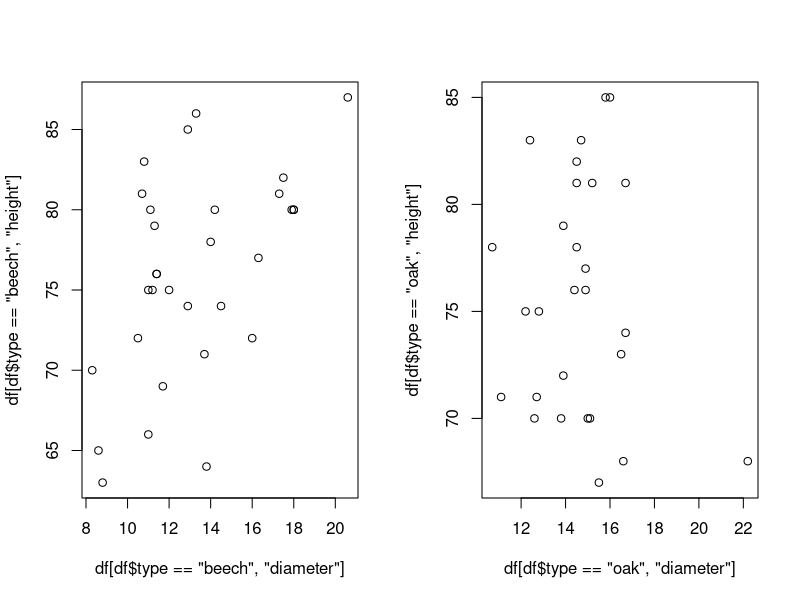
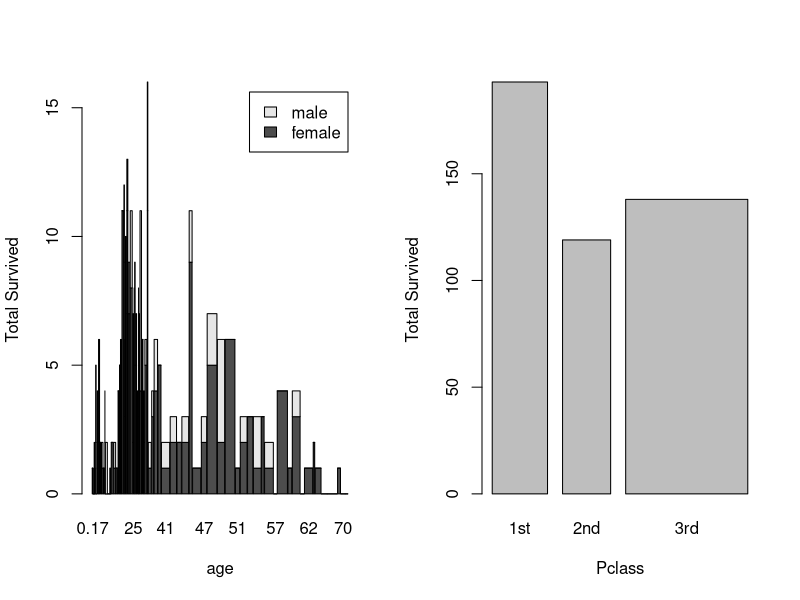
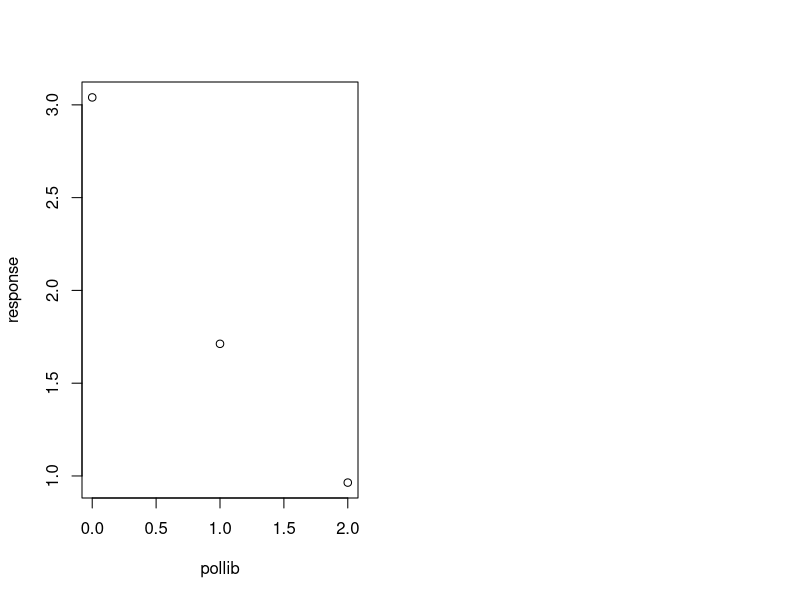

Generate these figures, in order, with R:
## ---- chunk 1
knitr::opts_chunk$set(echo = TRUE)
## ---- chunk 2
df <- read.csv("Data/treeVolume.txt",header = TRUE, sep = "")
df$type = as.factor(df$type)
anova_m = lm(volume ~ type, data=df);anova(anova_m)
## ---- chunk 3
beech_samples = df[df$type == "beech", "volume"]
oak_samples = df[df$type == "oak", "volume"]
t.test(beech_samples, oak_samples)
## ---- chunk 4
beech_mean = mean(beech_samples); oak_mean = mean(oak_samples)
se_beech = sd(beech_samples) / sqrt(length(beech_samples))
se_oak = sd(oak_samples) / sqrt(length(oak_samples))
beech_mean; se_beech
oak_mean; se_oak
## ---- chunk 5
anova_m = lm(volume ~ height + diameter, data=df); anova(anova_m)
## ---- chunk 6
anova_beech_diameter = lm(beech_samples ~ df[df$type == "beech", "diameter"]); anova(anova_beech_diameter)
anova_oak_diameter = lm(oak_samples ~ df[df$type == "oak", "diameter"]); anova(anova_oak_diameter)

anova_beech_height = lm(beech_samples ~ df[df$type == "beech", "height"]); anova(anova_beech_height)
anova_oak_height = lm(oak_samples ~ df[df$type == "oak", "height"]); anova(anova_oak_height)
## ---- chunk 7
par(mfrow=c(1, 2))
plot(df[df$type == "beech", "diameter"], df[df$type == "beech", "height"])
plot(df[df$type == "oak", "diameter"], df[df$type == "oak", "height"])
cor.test(df[df$type == "beech", "diameter"], df[df$type == "beech", "height"])
cor.test(df[df$type == "oak", "diameter"], df[df$type == "oak", "height"])
## ---- chunk 8
avg_diameter = mean(df$diameter)
model = lm(volume ~ diameter, data=df);
predict(model, data.frame(diameter = c(avg_diameter)))
## ---- chunk 9
model1 = lm(volume ~ diameter + height, data=df)
model2 = lm(volume ~ diameter + height + diameter*height, data=df)
anova(model1, model2)
## ---- chunk 10
df <- read.csv("Data/titanic.txt", header=TRUE, sep="")


tot = xtabs(~PClass+Age+Sex, data=df)
tot.c=xtabs(Survived~PClass+Age+Sex, data=df)
round(tot.c/tot, 2)

tot2 = xtabs(Survived~Sex+Age, data=df)
tot_partial = xtabs(~Sex+Age, data=df)
barplot(tot2, tot_partial, xlab="age", ylab="Total Survived", legend=TRUE)

tot_pclass=xtabs(Survived~PClass, data=df)
tot_pclass_partial=xtabs(~PClass, data=df)
barplot(tot_pclass, tot_pclass_partial, xlab="Pclass", ylab="Total Survived")


# Fit a logistic regression model
titanic_model_a = glm(Survived ~ PClass + Age + Sex, data=df, family="binomial")
summary(titanic_model_a)
## ---- chunk 11

# Age with PClass
drop1(glm(Survived ~ Age+PClass, data=df), test="Chisq")

# Age with Sex
drop1(glm(Survived ~ Age+Sex, data=df), test="Chisq")


# Age with PClass factored
df$Age = factor(df$Age)
df$PClass = factor(df$PClass)
apclass = glm(Survived ~ Age+PClass, data=df)
summary(apclass)
## ---- chunk 12
df <- read.csv("Data/coups.txt", header=TRUE, sep=" ")
model_full = glm(miltcoup ~ oligarchy + pollib + parties + pctvote + popn + size + numelec + numregim, data=df, family = "poisson")
summary(model_full)
## ---- chunk 13
model = glm(miltcoup ~ oligarchy + pollib + parties + pctvote + popn + size + numregim, data=df, family = "poisson")
summary(model)
## ---- chunk 14
model = glm(miltcoup ~ oligarchy + pollib + parties + pctvote + popn + size, data=df, family = "poisson")
summary(model)
## ---- chunk 15
model = glm(miltcoup ~ oligarchy + pollib + parties + pctvote + popn, data=df, family = "poisson")
summary(model)
## ---- chunk 16
model = glm(miltcoup ~ oligarchy + pollib + parties + pctvote, data=df, family = "poisson")
summary(model)
## ---- chunk 17
model = glm(miltcoup ~ oligarchy + pollib + parties, data=df, family = "poisson")
summary(model)
## ---- chunk 18
anova(model_full, model, test="LRT")
## ---- chunk 19
avg_oligarchy = mean(df$oligarchy)
avg_parties = mean(df$parties)
d0 = data.frame(oligarchy = c(avg_oligarchy), parties=c(avg_parties), pollib=c(0))
d1 = data.frame(oligarchy = c(avg_oligarchy), parties=c(avg_parties), pollib=c(1))
d2 = data.frame(oligarchy = c(avg_oligarchy), parties=c(avg_parties), pollib=c(2))
response = numeric(3)
response[1] = predict(model, newdata = d0, type="response")
response[2] = predict(model, newdata = d1, type="response")
response[3] = predict(model, newdata = d2, type="response")
pollib = c(0, 1, 2)
plot(pollib, response)
